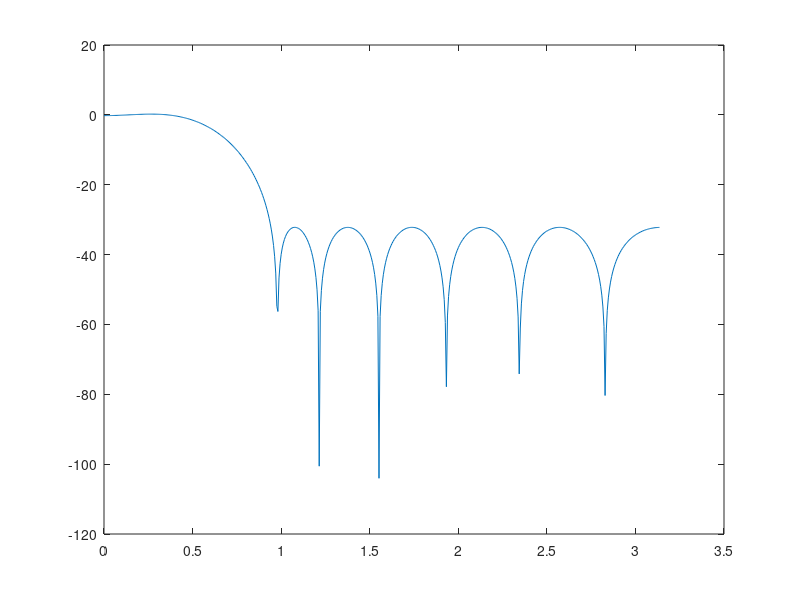
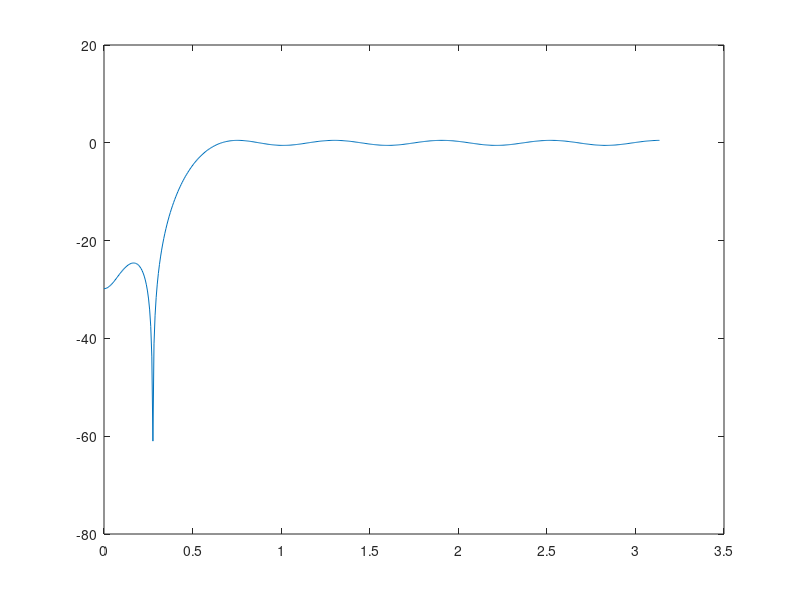
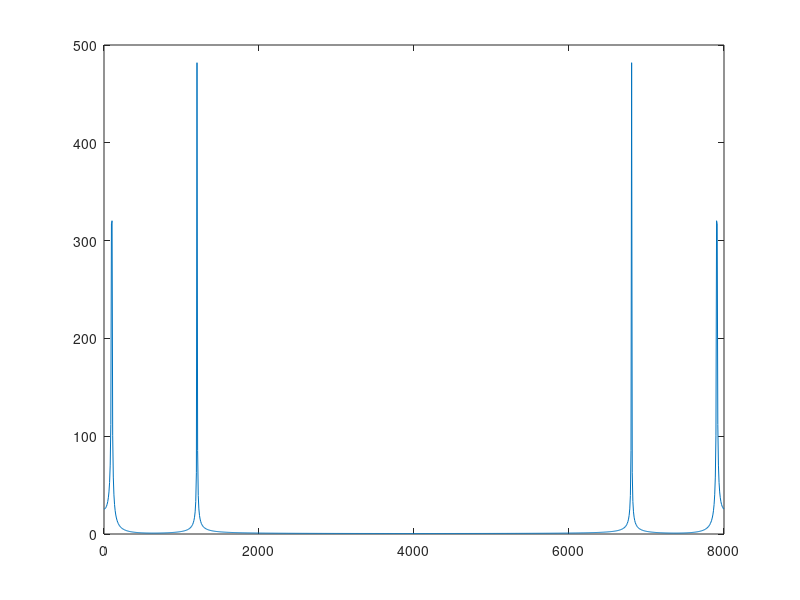
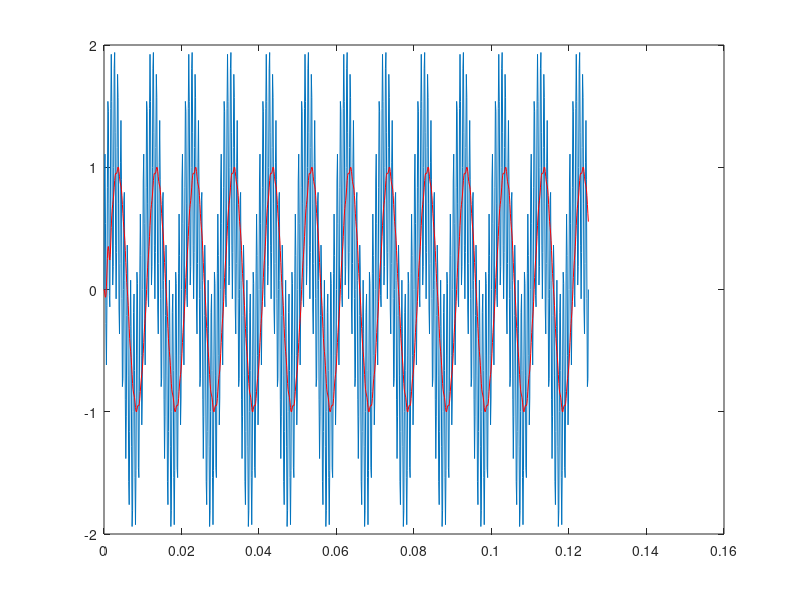

MATLAB code for these plots, in order: (Note: this script raises an error after producing the figures.)
%% FDAtool Lab
clear all
close all
clc

load LPF_coeff
load HPF_coefficient

b1= Num;
a1=1;
[H1,w]= freqz(b1,a1);

figure
plot(w,20*log10(abs(H1)))

b2= Num_HPF;
a2=1;
[H2,w]= freqz(b2,a2);

figure
plot(w,20*log10(abs(H2)))

Fs= 8000;
F1= 100;
F2= 1200;
Ts= 1/Fs;

N=1000;
n=0:N;
t=n*Ts;
x1= sin(2*pi*F1*t);
x2= sin(2*pi*F2*t);

x= x1+x2;

%% Detecting the tones:
F_array=(Fs/N)*n;
X= fft(x);

figure
plot(F_array, abs(X))


% LPF Output
y1= filter(b1,a1,x);

figure
plot(t,x)
hold on
plot(t,y1,'r')

% HPF Output
y2= filter(b2,a2,x);

figure
plot(t,x)
hold on
plot(t,y2,'r')

%% FDAtool Lab

clear all
close all
clc

load LPF_v1
load HPF_v1

%LPF
b1= Num;
a1=1;
[H1,w]= freqz(b1,a1);

b2= Num2;
a2=1;
[H2,w]= freqz(b2,a2);

figure
plot(w,20*log10(abs(H1)))

% Signal Genertor

Fs= 8000;
F1= 100;
F2= 1500;
Ts= 1/Fs;

N=1000;
n=0:N;
t=n*Ts;
x1= sin(2*pi*F1*t);
x2= sin(2*pi*F2*t);

x= x1+x2;

% Check input
X=fft(x);
figure
freq_step=Fs/N;
freq_axis = freq_step*n;
plot(freq_axis, abs(X))

%LPF
y1 = filter(b1, a1, x);
%HPF
y2 = filter(b2, a2, x);

figure
subplot(3,1,1)
plot(t,x)
subplot(3,1,2)
plot(t,y1, 'r')
subplot(3,1,3)
plot(t,y2,'m')
grid on
